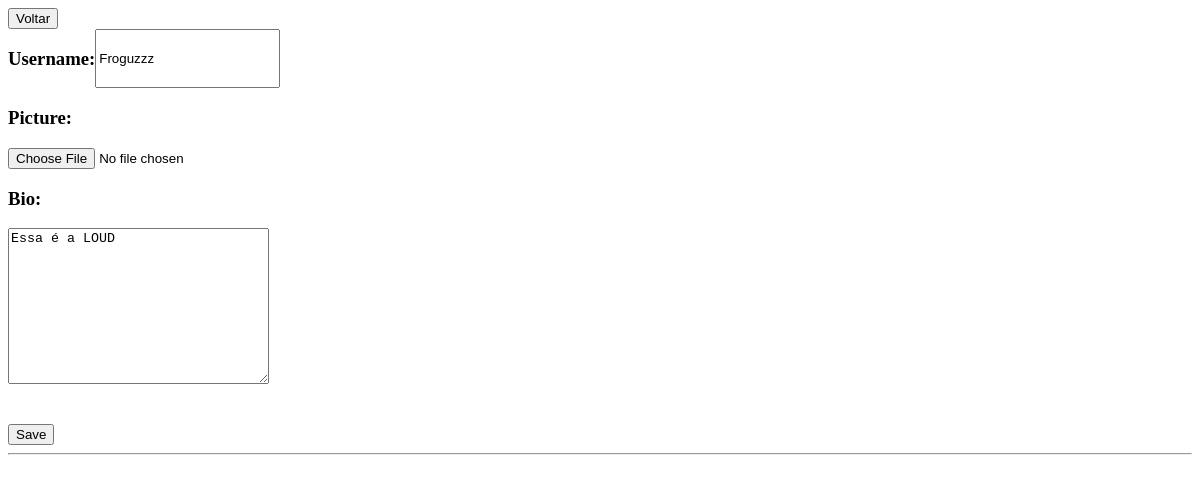
The app's page /profilePage/ (signed in), older data.
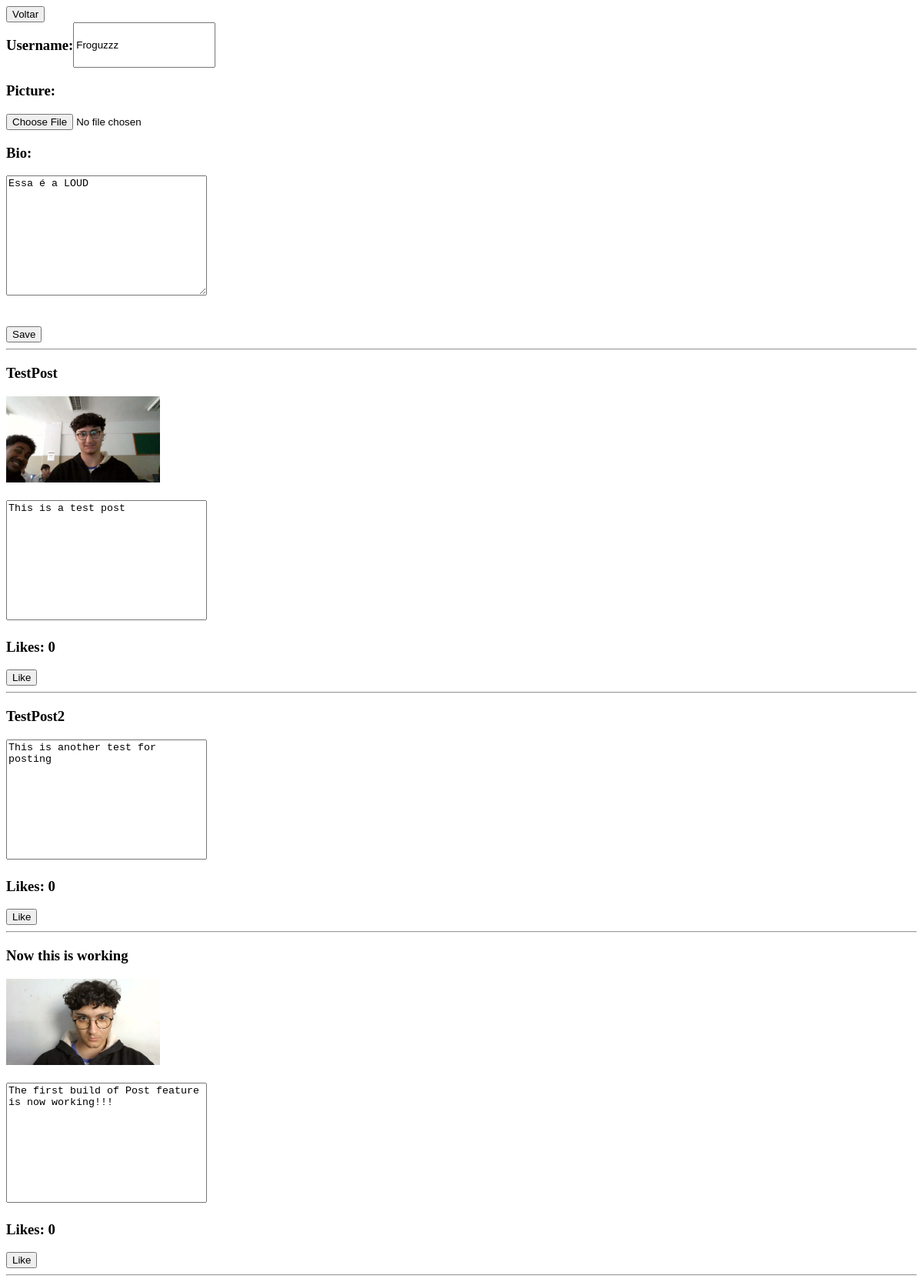
The same page, newer data.
### app/models.py (models this page shows, shortened)
class CNUser(AbstractUser):
    CNUsername = models.CharField(max_length=50, blank=False, null=False)
    CNBio = models.TextField(null=False, blank=True)
    CNPicture = models.FileField(null=False, blank=True)
    CNBirthdate = models.DateField(null=False, blank=False)
    CNEmail = models.CharField(max_length=50, blank=False, null=False)

class Post(models.Model):
    title = models.CharField(max_length=55, null=False, blank=False)
    content = models.TextField(null=False, blank=True)
    attachment = models.FileField(null=False, blank=True)
    userOwner = models.ForeignKey(CNUser, on_delete=models.CASCADE)
    likes = models.IntegerField(null=False, blank=False, default=0)

### app/views.py (the view)
# urls.py: path('profilePage/', profilePage, name='profilePage'),
@login_required(login_url=index)
def profilePage(request):
    userPosts = Post.objects.filter(userOwner = request.user)
    likes = PostLike.objects.filter(userOwner = request.user)
    if request.method == "POST":
        username = request.POST.get("username")
        bio = request.POST.get("bio")
        picutre = request.FILES.get("picture")
        CNUser.updateInfos(request.user.id, username, bio, picutre)
        return redirect(home)
    return render(request, 'profilePage.html', {'userPosts':userPosts, 'likes':likes})

### app/templates/profilePage.html (shortened to what this page needs)
<!DOCTYPE html>
<html lang="en">
<head>
</head>
<body>
    <a href="{% url 'home' %}"><button>Voltar</button></a>
    <form action="{% url 'profilePage' %}" method="post" enctype="multipart/form-data">
        <div style="display: flex;">
            <h3>Username:</h3><input type="text" name="username" value="{{request.user.username}}">
        </div>
        <div>
            <h3>Picture:</h3><input type="file" name="picture">
        </div>
        <div>
            <h3>Bio:</h3>
            <textarea name="bio" id="" cols="30" rows="10">{{request.user.CNBio}}</textarea>
        </div>
        <br> <br>
        <button type="submit">Save</button>
    </form>
    <hr>
    <div>
        {% for post in userPosts %}
                <div>
                    <div>
                        <h3>
                            {{post.title}}
                        </h3>
                    </div>
                    {% if post.attachment.url != "" %}
                    <div>
                        <img src="{{post.attachment.url}}" alt="" srcset="" style="width: 200px;">
                    </div>
                    {% endif %}
                    <div>
                        <h3>
                            <textarea name="" id="" cols="30" rows="10" readonly style="resize: none;">{{post.content}}</textarea>
                        </h3>
                    </div>
                    <h3>Likes: {{ post.likes }}</h3>
                </div>
                <div>
                    {% if likes is not None %}
                        <a href="{% url 'likeOptions' post.id %}"><button>Like</button></a>
                    {% endif %}
                </div>
                <hr>
        {% endfor %}
    </div>
</body>
</html>

Row changes from the older to the newer data that the page shows:
added Post: title "TestPost", attachment (picture), content "This is a test post", likes "0"
added Post: title "TestPost2", content "This is another test for posting", likes "0"
added Post: title "Now this is working", attachment (picture), content "The first build of Post feature is now working!!!", likes "0"
